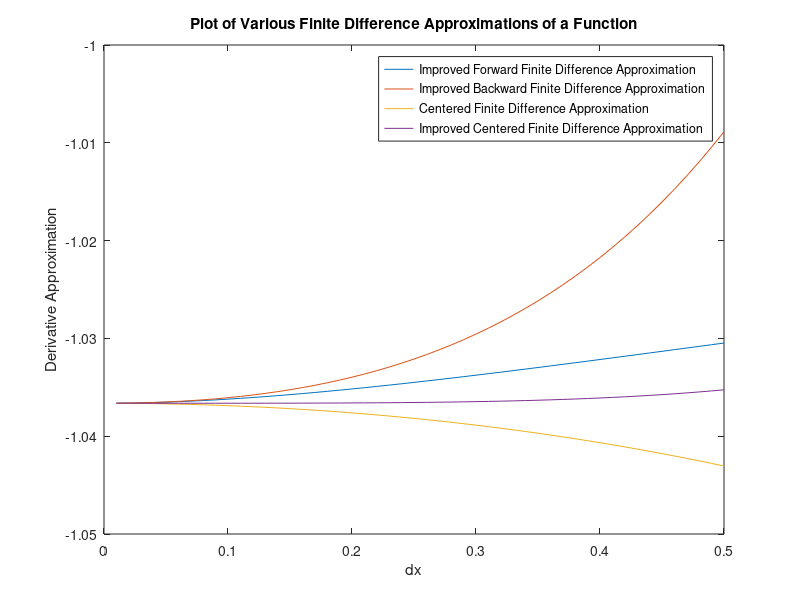

The MATLAB script that drew this image:
f =@(x) exp(-2*x)-x; %function
h = .5:-.01:.01; %step size
n = 2; %point for derivative
%improved forward finite difference approximation
a = (-f(n+2*h)+4*f(n+h)-3*f(n))./(2.*h);
%improved backward finite difference approximation
b = (3*f(n)-4*f(n-h)+f(n-2*h))./(2.*h);
%centered finite difference approximation
c = (f(n+h)-f(n-h))./(2.*h);
%improved centered finite difference approximation
d = (-f(n+2*h)+8*f(n+h)-8*f(n-h)+f(n-2*h))./(12.*h);
%plot
plot (h,a,h,b,h,c,h,d) %plot
legend('Improved Forward Finite Difference Approximation','Improved Backward Finite Difference Approximation','Centered Finite Difference Approximation','Improved Centered Finite Difference Approximation') %formatting
xlabel('dx')
ylabel('Derivative Approximation')
title('Plot of Various Finite Difference Approximations of a Function')